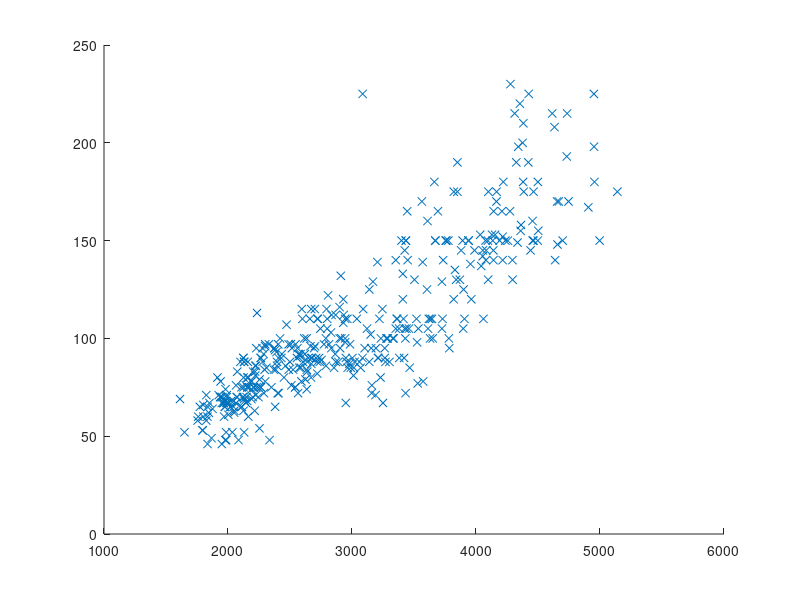

MATLAB code to generate this figure:
close all; clear; clc;

load carbig.mat
scatter(Weight, Horsepower,'x');






%% Closed form
%y = predicted values
%solution = W_1 * n + W_0

%W = ( (X')*(X) )^(-1) * (X') * t;

%% Gradient descent
%gradient = 2*(W')*(X')*X - 2*(t')*X;